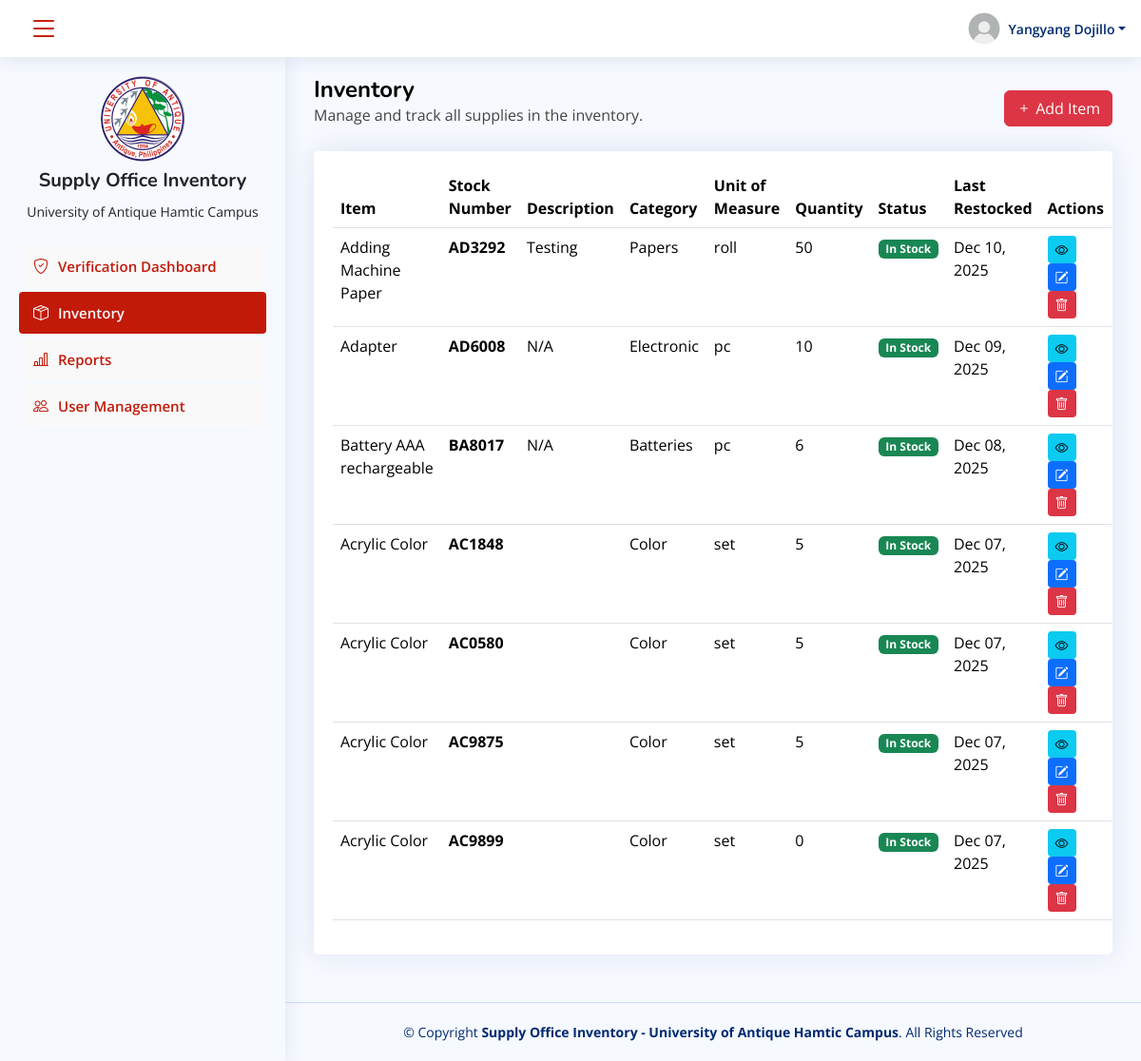
Page /client/inventory.php (signed in) on the committed database.
### tables this page shows
CREATE TABLE `users` (
  `id` int(11) NOT NULL,
  `name` varchar(255) NOT NULL,
  `role` varchar(255) NOT NULL,
  `department` varchar(255) NOT NULL,
  `email` varchar(255) NOT NULL,
  `password` varchar(255) NOT NULL,
  `created_at` timestamp NOT NULL DEFAULT current_timestamp()
);

CREATE TABLE `inventory` (
  `id` int(11) NOT NULL,
  `item_name` varchar(255) NOT NULL,
  `description` text DEFAULT NULL,
  `stock_number` varchar(100) DEFAULT NULL,
  `category` varchar(100) DEFAULT NULL,
  `unit_of_measure` varchar(50) DEFAULT NULL,
  `unit_value` decimal(10,2) DEFAULT NULL,
  `quantity` int(11) NOT NULL DEFAULT 0,
  `status` enum('In Stock','Low Stock','Out of Stock') DEFAULT 'In Stock',
  `last_restocked` date DEFAULT NULL,
  `created_at` timestamp NOT NULL DEFAULT current_timestamp(),
  `updated_at` timestamp NOT NULL DEFAULT current_timestamp() ON UPDATE current_timestamp()
);

### client/includes/login-credentials.php (called while the page is built, shortened)
<?php
$user_id = $_SESSION['client_id'] ?? '';
$sql = "SELECT * FROM users WHERE id = ?";
$stmt = $conn->prepare($sql);
$stmt->bind_param("s", $user_id);
$stmt->execute();
$result = $stmt->get_result();
if ($result->num_rows > 0) {
    while($user = $result->fetch_assoc()) {
        $name = $user['name'];
    }
}
?>

### client/inventory.php (the view, shortened to what this page needs)
<?php
include 'config/conn.php';
include 'includes/login-credentials.php';
include 'includes/header.php';
include 'includes/sidebar.php';
?>
<main id="main" class="main">
    <div class="pagetitle d-flex justify-content-between align-items-center">
        <div>
            <h1 class="fw-bold">Inventory</h1>
            <p>Manage and track all supplies in the inventory.</p>
        </div>
        <div>
            <button class="btn btn-danger" data-bs-toggle="modal" data-bs-target="#addInventoryModal"><i
                    class="bi bi-plus"></i> Add Item</button>
        </div>
    </div>
    <section class="section">
        <div class="row">
            <div class="col-lg-12">
                <div class="card">
                    <div class="card-body mt-3">
                        <table class="table" id="datatable">
                            <thead>
                                <tr>
                                    <th>Item</th>
                                    <th>Stock Number</th>
                                    <th>Description</th>
                                    <th>Category</th>
                                    <th>Unit of Measure</th>
                                    <th>Quantity</th>
                                    <th>Status</th>
                                    <th>Last Restocked</th>
                                    <th>Actions</th>
                                </tr>
                            </thead>
                            <tbody>
                                <?php
                                $sql = "SELECT * FROM inventory ORDER BY id DESC";
                                $result = $conn->query($sql);
                                if ($result && $result->num_rows > 0) {
                                    while ($row = $result->fetch_assoc()) {
                                        $statusClass = '';
                                        switch($row['status']) {
                                            case 'In Stock':
                                                $statusClass = 'badge bg-success';
                                                break;
                                        }
                                        $lastRestocked = $row['last_restocked'] ? date('M d, Y', strtotime($row['last_restocked'])) : 'N/A';
                                ?>
                                <tr>
                                    <td><?php echo htmlspecialchars($row['item_name']); ?></td>
                                    <td><strong><?php echo htmlspecialchars($row['stock_number']); ?></strong></td>
                                    <td><?php echo htmlspecialchars($row['description'] ?? ''); ?></td>
                                    <td><?php echo htmlspecialchars($row['category']); ?></td>
                                    <td><?php echo htmlspecialchars($row['unit_of_measure'] ?? 'N/A'); ?></td>
                                    <td><?php echo number_format($row['quantity']); ?></td>
                                    <td><span
                                            class="<?php echo $statusClass; ?>"><?php echo htmlspecialchars($row['status']); ?></span>
                                    </td>
                                    <td><?php echo $lastRestocked; ?></td>
                                    <td>
                                        <button class="btn btn-sm btn-info border-0 view-item"
                                            data-id="<?php echo $row['id']; ?>"
                                            data-item-name="<?php echo htmlspecialchars($row['item_name']); ?>"
                                            data-description="<?php echo htmlspecialchars($row['description'] ?? ''); ?>"
                                            data-stock-number="<?php echo htmlspecialchars($row['stock_number']); ?>"
                                            data-category="<?php echo htmlspecialchars($row['category']); ?>"
                                            data-unit-of-measure="<?php echo htmlspecialchars($row['unit_of_measure'] ?? ''); ?>"
                                            data-unit-value="<?php echo $row['unit_value'] ?? ''; ?>"
                                            data-quantity="<?php echo $row['quantity']; ?>"
                                            data-status="<?php echo htmlspecialchars($row['status']); ?>"
                                            data-last-restocked="<?php echo $row['last_restocked'] ?? ''; ?>"
                                            data-created-at="<?php echo $row['created_at'] ?? ''; ?>"
                                            data-updated-at="<?php echo $row['updated_at'] ?? ''; ?>"
                                            title="View Details">
                                            <i class="bi bi-eye"></i>
                                        </button>
                                        <button class="btn btn-sm btn-primary border-0 edit-item"
                                            data-id="<?php echo $row['id']; ?>"
                                            data-item-name="<?php echo htmlspecialchars($row['item_name']); ?>"
                                            data-description="<?php echo htmlspecialchars($row['description'] ?? ''); ?>"
                                            data-stock-number="<?php echo htmlspecialchars($row['stock_number']); ?>"
                                            data-category="<?php echo htmlspecialchars($row['category']); ?>"
                                            data-unit-of-measure="<?php echo htmlspecialchars($row['unit_of_measure'] ?? ''); ?>"
                                            data-unit-value="<?php echo $row['unit_value'] ?? ''; ?>"
                                            data-quantity="<?php echo $row['quantity']; ?>"
                                            data-status="<?php echo htmlspecialchars($row['status']); ?>"
                                            data-last-restocked="<?php echo $row['last_restocked'] ?? ''; ?>"
                                            title="Edit">
                                            <i class="bi bi-pencil-square"></i>
                                        </button>
                                        <button class="btn btn-sm btn-danger border-0 delete-item"
                                            data-id="<?php echo $row['id']; ?>"
                                            data-item-name="<?php echo htmlspecialchars($row['item_name']); ?>"
                                            title="Delete">
                                            <i class="bi bi-trash"></i>
                                        </button>
                                    </td>
                                </tr>
                                <?php
                                    }
                                }
                                ?>
                            </tbody>
                        </table>
                    </div>
                </div>
            </div>
        </div>
    </section>
</main>
<?php
include 'includes/footer.php';
?>

### client/includes/header.php (shortened to what this page needs)
<!DOCTYPE html>
<html lang="en">
<head>
    <link href="assets/vendor/bootstrap/css/bootstrap.min.css" rel="stylesheet">
    <link href="assets/vendor/bootstrap-icons/bootstrap-icons.css" rel="stylesheet">
    <link href="assets/vendor/boxicons/css/boxicons.min.css" rel="stylesheet">
    <link href="assets/vendor/quill/quill.snow.css" rel="stylesheet">
    <link href="assets/vendor/quill/quill.bubble.css" rel="stylesheet">
    <link href="assets/vendor/remixicon/remixicon.css" rel="stylesheet">
    <link href="assets/vendor/data-tables/datatables.css" rel="stylesheet">
    <link href="assets/vendor/data-tables/datatables.min.css" rel="stylesheet">
    <link href="assets/vendor/data-tables/buttons.dataTables.min.css" rel="stylesheet">
    <link href="assets/css/style.css" rel="stylesheet">
</head>
<body>
    <header id="header" class="header fixed-top d-flex align-items-center">
        <div class="d-flex align-items-center justify-content-between">
            <i class="bi bi-list toggle-sidebar-btn"></i>
        </div>
        <nav class="header-nav ms-auto">
            <ul class="d-flex align-items-center">
                <li class="nav-item dropdown pe-3">
                    <a class="nav-link nav-profile d-flex align-items-center pe-0" href="#" data-bs-toggle="dropdown">
                        <img src="assets/img/user-profile.png" alt="Profile" class="rounded-circle">
                        <span class="d-none d-md-block dropdown-toggle ps-2"><?= $name?></span>
                    </a>
                </li>
            </ul>
        </nav>
    </header>

### client/assets/css/style.css (style rules this page uses)
:root { scroll-behavior: smooth; }
body { font-family: "Open Sans", sans-serif; background: #f6f9ff; color: #444444; }
a { color: #c21a09; text-decoration: none; }
h1, h2, h3, h4, h5, h6 { font-family: "Nunito", sans-serif; }
#main { margin-top: 60px; padding: 20px 30px; transition: all 0.3s; }
.pagetitle { margin-bottom: 10px; }
.pagetitle h1 { font-size: 24px; margin-bottom: 0; font-weight: 600; color: #000; }
.card { margin-bottom: 30px; border: none; border-radius: 5px; box-shadow: 0px 0 30px rgba(1, 41, 112, 0.1); }
.card-body { padding: 0 20px 20px 20px; }
.header { transition: all 0.5s; z-index: 997; height: 60px; box-shadow: 0px 2px 20px rgba(1, 41, 112, 0.1); background-color: #fff; padding-left: 20px; }
.header .toggle-sidebar-btn { font-size: 32px; padding-left: 10px; cursor: pointer; color: #c21a09; }
.header-nav ul { list-style: none; }
.header-nav > ul { margin: 0; padding: 0; }
.header-nav .nav-profile { color: #012970; }
.header-nav .nav-profile img { max-height: 36px; }
.header-nav .nav-profile span { font-size: 14px; font-weight: 600; }
@media (min-width: 1200px) { #main, #footer { margin-left: 300px; } }

### rows in the picture
users: name "Yangyang Dojillo"
inventory: item_name "Adding Machine Paper", stock_number "AD3292", description "Testing", category "Papers", unit_of_measure "roll", quantity "50", status "In Stock", last_restocked "Dec 10, 2025"
inventory: item_name "Adapter", stock_number "AD6008", description "N/A", category "Electronic", unit_of_measure "pc", quantity "10", status "In Stock", last_restocked "Dec 09, 2025"
inventory: item_name "Battery AAA rechargeable", stock_number "BA8017", description "N/A", category "Batteries", unit_of_measure "pc", quantity "6", status "In Stock", last_restocked "Dec 08, 2025"
inventory: item_name "Acrylic Color", stock_number "AC1848", category "Color", unit_of_measure "set", quantity "5", status "In Stock", last_restocked "Dec 07, 2025"
inventory: item_name "Acrylic Color", stock_number "AC0580", category "Color", unit_of_measure "set", quantity "5", status "In Stock", last_restocked "Dec 07, 2025"
inventory: item_name "Acrylic Color", stock_number "AC9875", category "Color", unit_of_measure "set", quantity "5", status "In Stock", last_restocked "Dec 07, 2025"
inventory: item_name "Acrylic Color", stock_number "AC9899", category "Color", unit_of_measure "set", quantity "0", status "In Stock", last_restocked "Dec 07, 2025"
